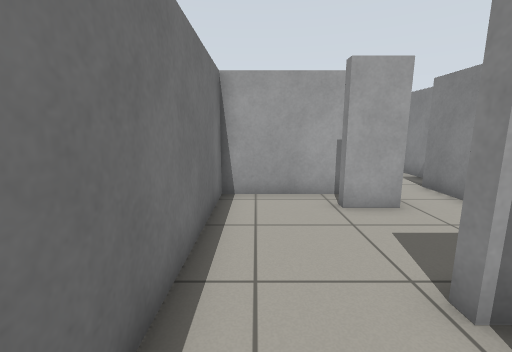
view 1 (above)

17 first-person views from a walk through a Gazebo world. The camera is 0.95 m above the floor, tilts 10° down and sees 90° across. The floor is counted in squares, 0.5 m on a side. Each view is taken from the middle of a square. On the plan, view 1 faces up. The plan holds only what a view shows up to about 15 squares ahead; the rest is blank. Robots are left out.

view 2
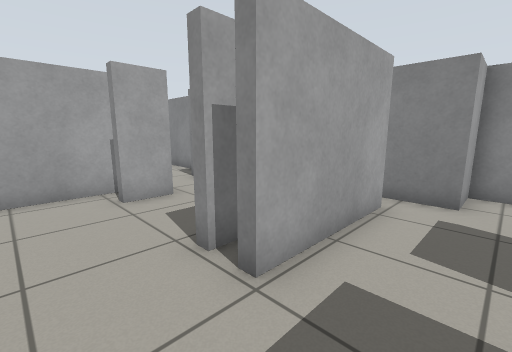

view 3
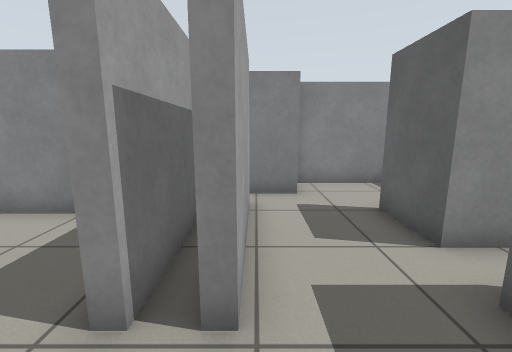

view 4
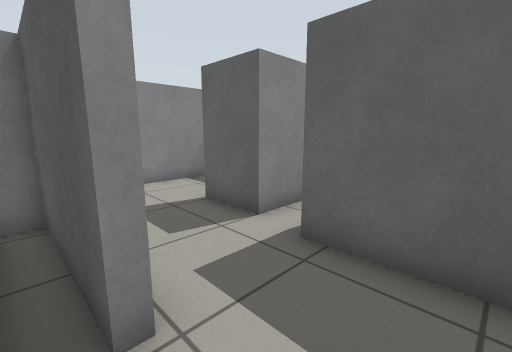

view 5
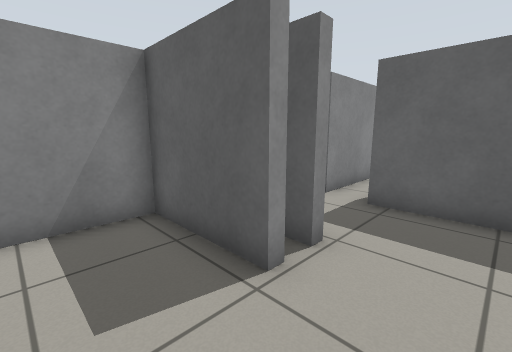

view 6
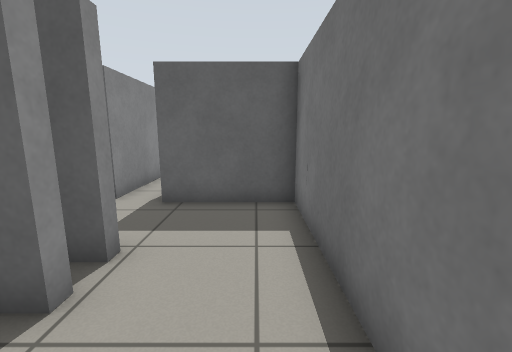

view 7
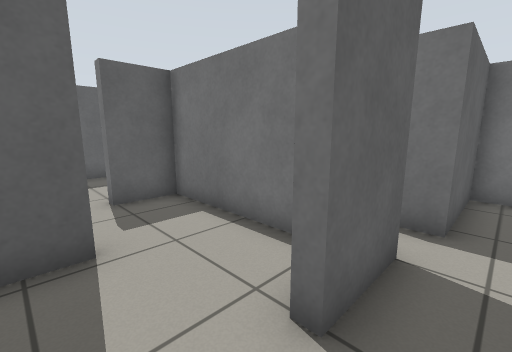

view 8
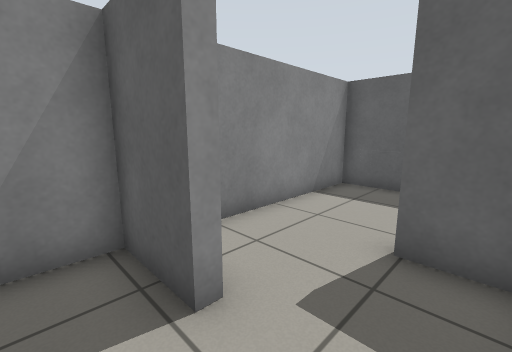

view 9
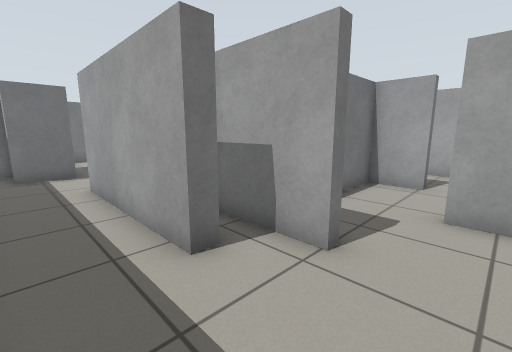

view 10
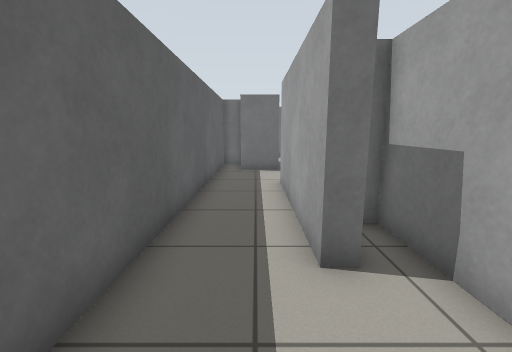

view 11
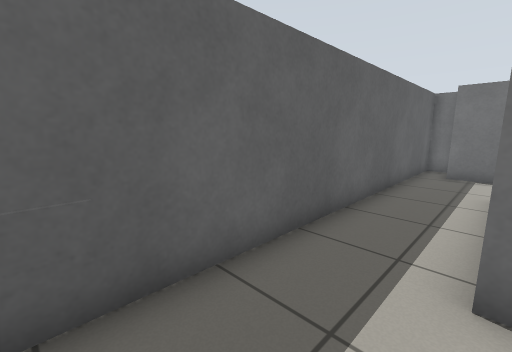

view 12
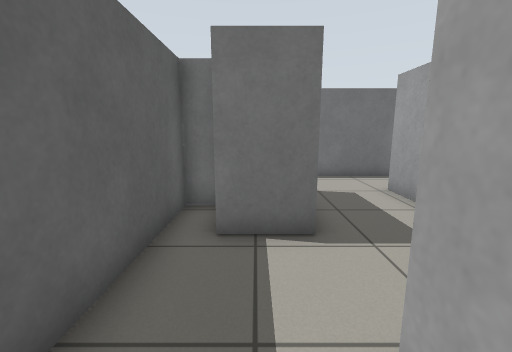

view 13
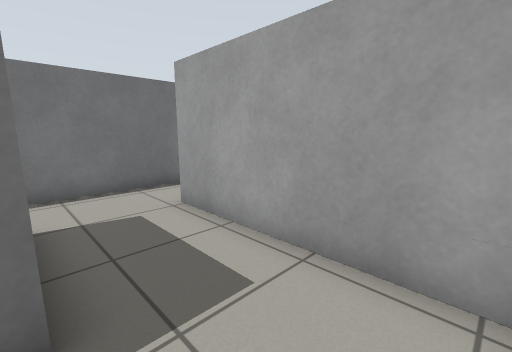

view 14
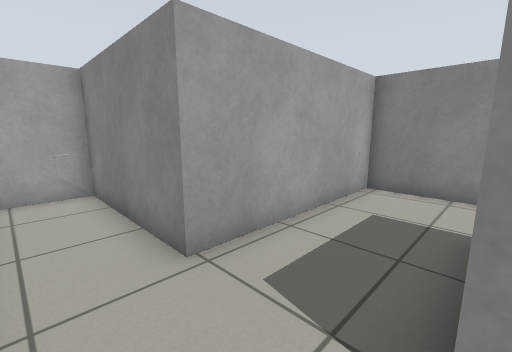

view 15
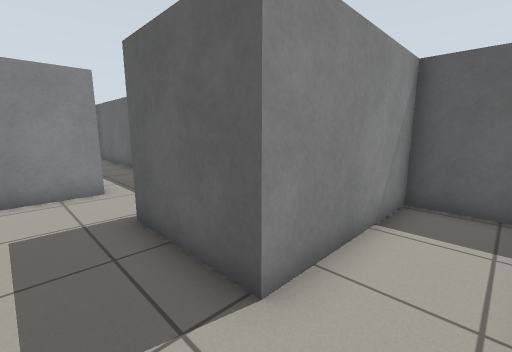

view 16
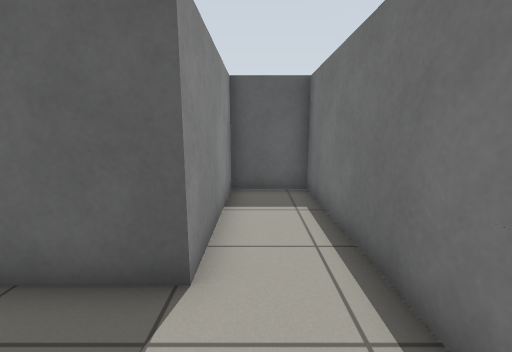

view 17
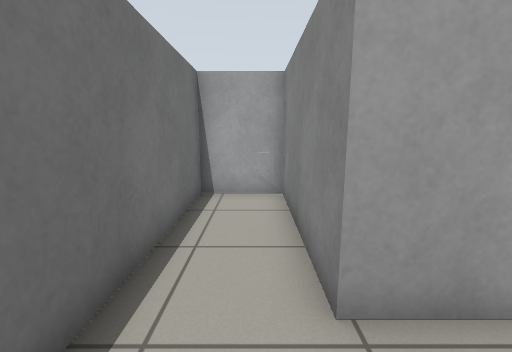

### Floor plan
Points are (right, up) in squares from view 1. A wall is a line through its corners. A room is listed if a view was taken in it or the views show most of it. See-through windows are left out.
Room 1 (views 1, 2, 3, 4, 5, 6, 7)
walls: (5.1, 2.2) (2.2, 2.2) (2.2, 2.6) (5.7, 2.6) (5.7, 6.6); (4, -2) (6.1, -2); (6.8, 1.2) (2.2, 1.2) (2.2, 1.5); (3.6, 6.2) (2.2, 6.2) (2.2, 6.6); (2.6, 7.6) (-1, 7.6) (-1, -1.7) (2.5, -1.7); (9.3, -1.5) (9.3, -0.3) (7.7, -0.3) (7.7, 1.6)
ways out: opening at (7.5, -2) to room 2; opening at (5, 7)
Room 2 (view 8)
walls: (6.1, -2) (6.1, -2.4) (4.3, -2.4) (4.3, -4.4); (7.2, -5.3) (9.3, -5.3) (9.3, -1.5)
ways out: opening at (7.5, -2) to room 1; opening at (5.5, -5.5) to room 5
Room 3 (views 9, 10, 11, 12, 13)
walls: (4.7, -9.5) (4.7, -10.1) (-1.4, -10.1); (6.1, -8.5) (2.9, -8.5) (2.9, -8.9); (-4.5, -9.9) (-4.5, -11.7); (-6, -12.8) (9.3, -12.8) (9.3, -8.6)
ways out: opening at (-3, -10) to room 4; opening at (7.5, -8) to room 5
Room 4 (views 14, 15, 16, 17)
walls: (-1.4, -10.1) (-1.4, -6.7) (-8.2, -6.7) (-8.2, -1.3) (-10.7, -1.3) (-10.7, -15.3) (-8.2, -15.3) (-8.2, -9.9) (-4.5, -9.9)
ways out: opening at (-3, -10) to room 3
Room 5 (no view inside)
walls: (8.2, -5.6) (7.2, -5.6) (7.2, -5.3); (4.3, -4.4) (4.3, -8.1) (6.1, -8.1) (6.1, -8.5); (9.3, -8.6) (9.3, -7.1)
ways out: opening at (5.5, -5.5) to room 2; opening at (7.5, -8) to room 3

Positions as (right, up) in squares from view 1, and headings:
1: (0, 0), facing up
2: (0, -1), facing up-right
3: (0, 1), facing right
4: (0, 2), facing down-right
5: (0, 5), facing down-right
6: (0, 5), facing down
7: (8, -1), facing down-left
8: (5, -4), facing down-right
9: (8, -12), facing up-left
10: (8, -11), facing left
11: (8, -10), facing down-left
12: (0, -11), facing left
13: (-2, -10), facing up-left
14: (-10, -10), facing up-right
15: (-10, -8), facing down-right
16: (-9, -7), facing down
17: (-9, -9), facing up
